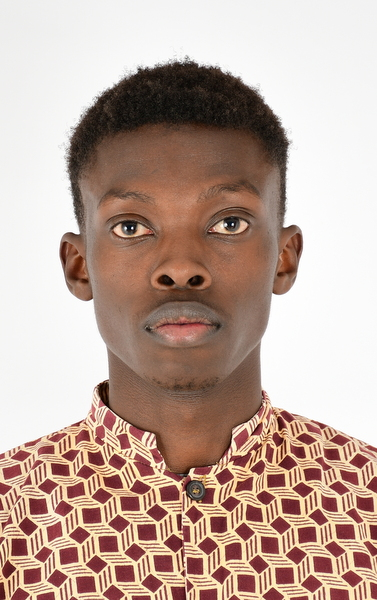
#> input picture photos/me2.JPG, 377 x 600 px, found by its file name
$ python contours.py
#> lines starting #> are read from the running program, lines starting #| are printed output that depends on the picture; after the words box and inside, x2 and y2 are one past the last pixel; in counts of white or black regions, pixels touching at a corner belong together
import cv2 as cv
import numpy as np

img = cv.imread('./photos/me2.jpg')
#> img is the input picture: shape (600, 377, 3); mean B, G, R 156.1, 167.4, 191.2
cv.imshow('me2.jpg', img)

blank = np.zeros(img.shape, dtype='uint8')
cv.imshow('Blank', blank)

gray = cv.cvtColor(img, cv.COLOR_BGR2GRAY)
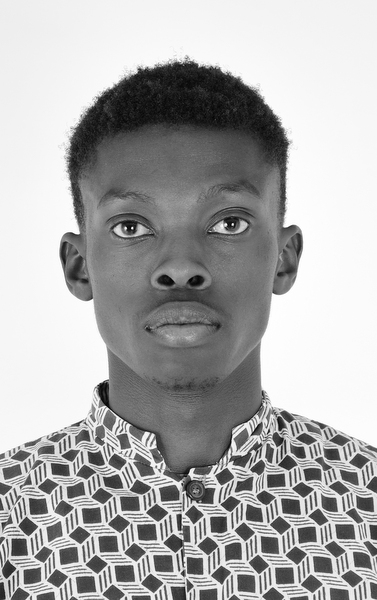
#> gray: shape (600, 377); min 2, max 255, mean 173.2
cv.imshow('gray', gray)

blur = cv.GaussianBlur(gray, (5,5), cv.BORDER_DEFAULT)
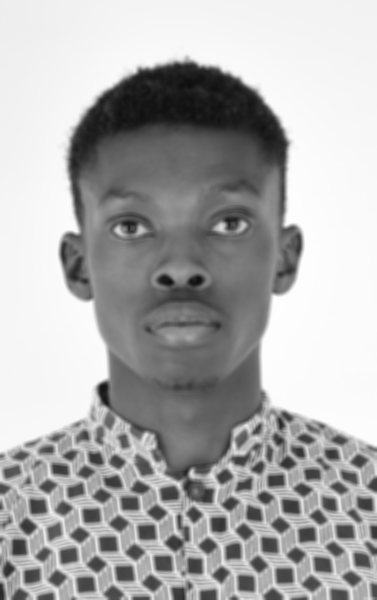
#> blur: shape (600, 377); min 14, max 254, mean 173.2
cv.imshow('Blur', blur)

canny = cv.Canny(blur, 125, 175)
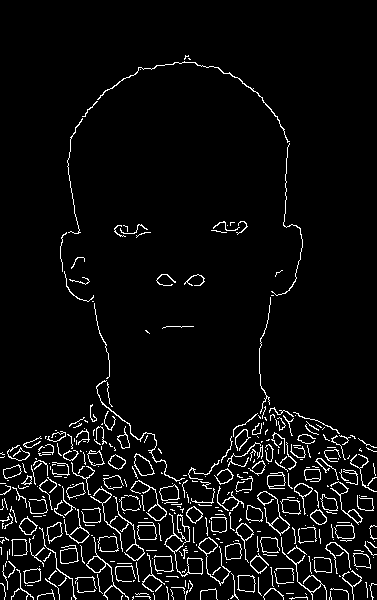
#> canny: shape (600, 377); 4.9% white in thin lines or dots
cv.imshow('Canny Edges', canny)

# ret, thresh = cv.threshhold(gray, 125, 255, cv.THRESH_BINARY)
# cv.imshow('Thresh', thresh)

contours, hierarchies = cv.findContours(canny, cv.RETR_LIST, cv.CHAIN_APPROX_SIMPLE)
#> contours = 426 contours, 345 with area under 20; largest, box (x1, y1, x2, y2) and area: (164, 513, 203, 577) 434, (134, 453, 155, 476) 267, (237, 575, 256, 593) 248, (137, 522, 157, 540) 246, (134, 454, 154, 476) 246
print(f'{len(contours)} contour(s) found!')
#| 426 contour(s) found!

cv.drawContours(blank, contours, -1, (0,0,255), 1)
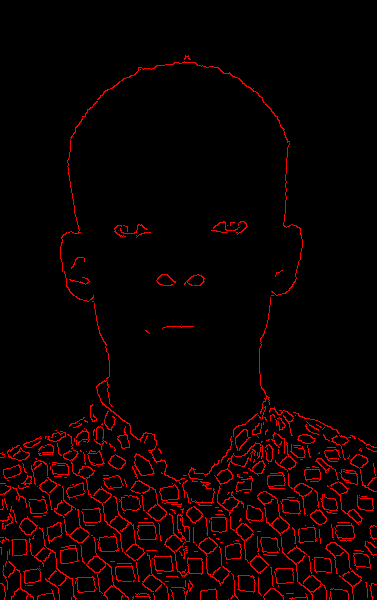
#> blank: shape (600, 377, 3); mean of channels 0, 1, 2 0, 0, 12.6; drawn as B, G, R
cv.imshow('Contours Drawn', blank)

cv.waitKey(0)

$ run again, with photos/me3.jpg copied over photos/me2.JPG
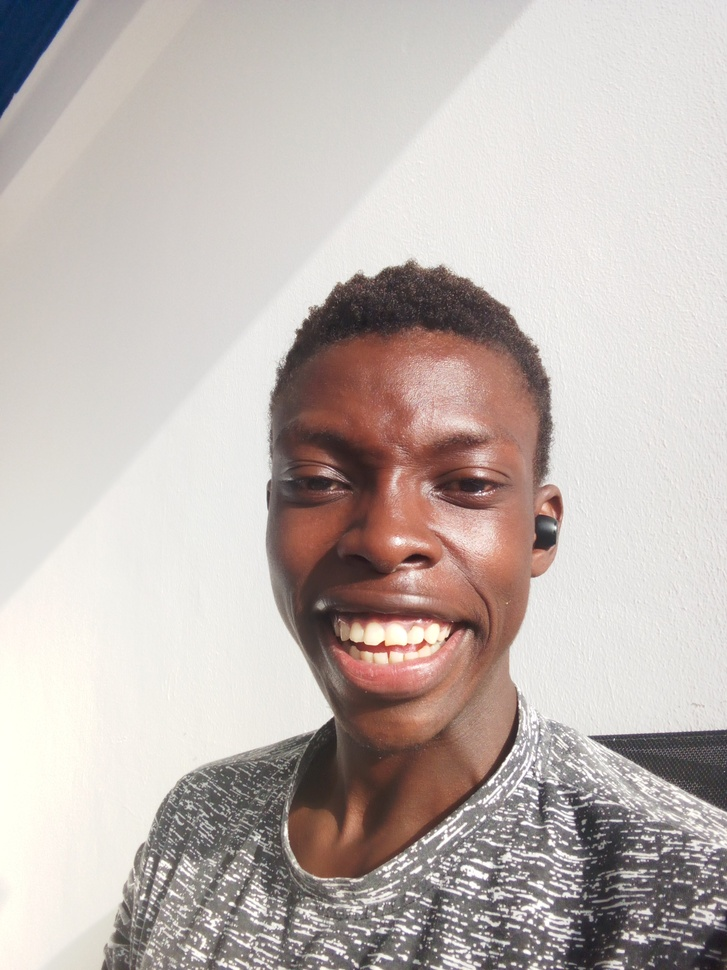
#> input picture photos/me3.jpg, 727 x 970 px, shrunk from 1944 x 2592 before the run, found by its file name
#> img is the input picture: shape (970, 727, 3); mean B, G, R 178.4, 182.7, 192.9
#> `canny = cv.Canny(blur, 125, 175)`:
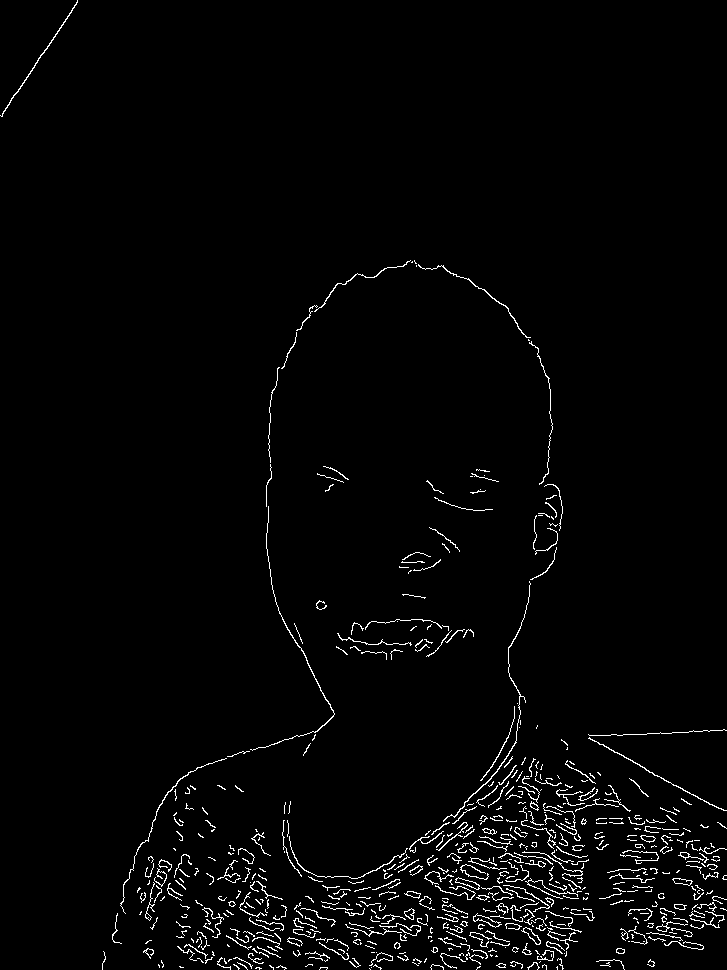
#> canny: shape (970, 727); 2.2% white in thin lines or dots
#> contours = 626 contours, 573 with area under 20; largest, box (x1, y1, x2, y2) and area: (473, 913, 502, 928) 130, (455, 877, 480, 890) 116, (473, 914, 500, 928) 115, (521, 927, 541, 945) 112, (455, 877, 480, 890) 105
#| 626 contour(s) found!
#> `cv.drawContours(blank, contours, -1, (0,0,255), 1)`:
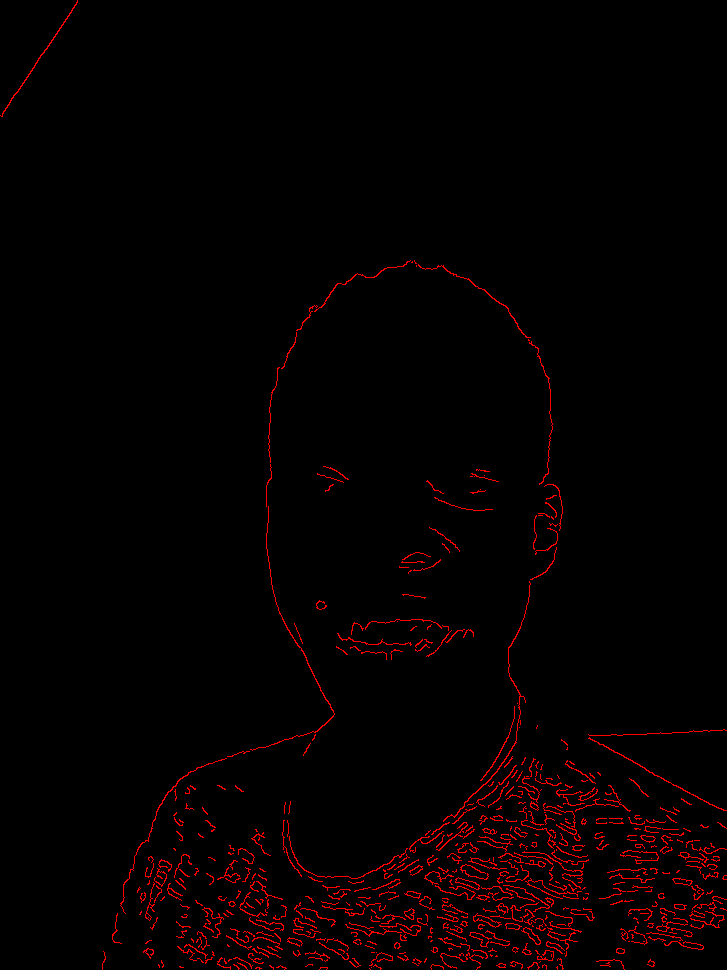
#> blank: shape (970, 727, 3); mean of channels 0, 1, 2 0, 0, 5.5; drawn as B, G, R

$ run again, with photos/brian.jpg copied over photos/me2.JPG
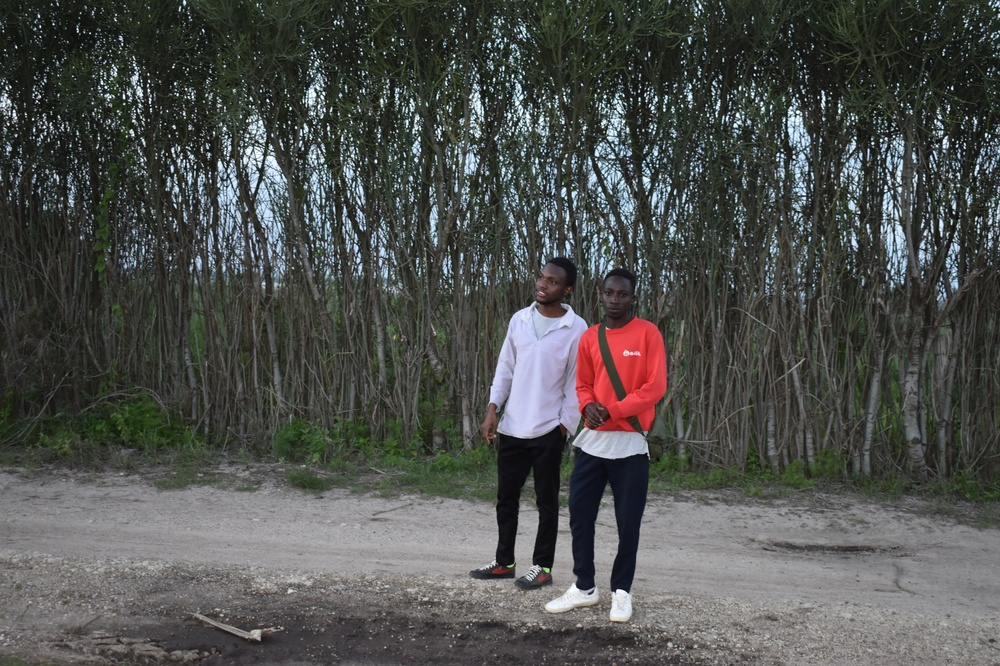
#> input picture photos/brian.jpg, 1000 x 666 px, shrunk from 2560 x 1706 before the run, found by its file name
#> img is the input picture: shape (666, 1000, 3); mean B, G, R 77.4, 80.4, 78.6
#> `canny = cv.Canny(blur, 125, 175)`:
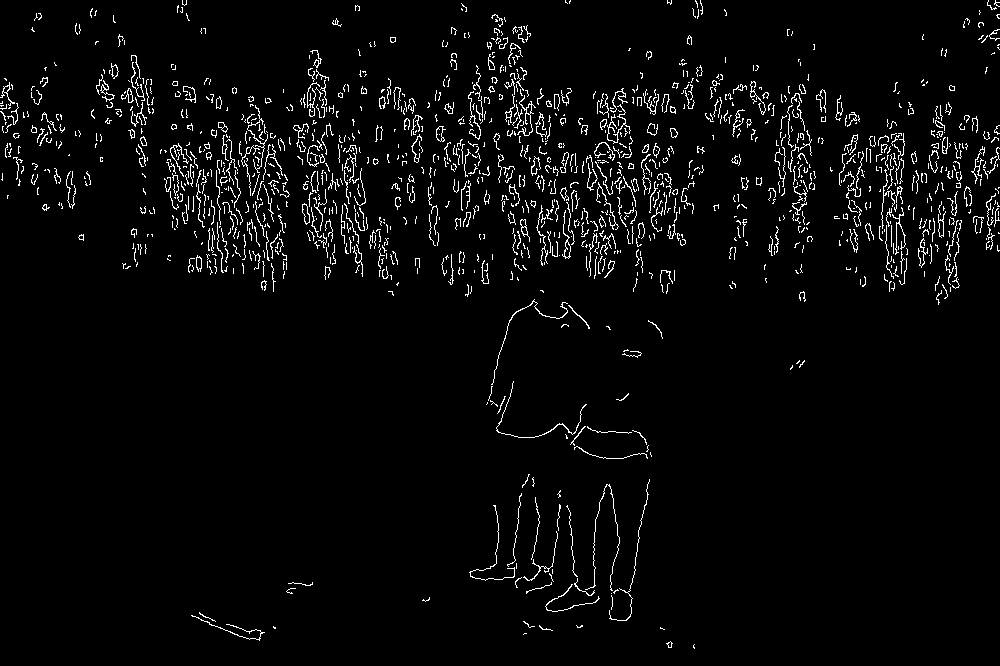
#> canny: shape (666, 1000); 3.5% white in thin lines or dots
#> contours = 1380 contours, 1300 with area under 20; largest, box (x1, y1, x2, y2) and area: (302, 203, 310, 225) 92, (302, 204, 310, 224) 84, (562, 210, 571, 259) 83, (436, 126, 446, 142) 82, (520, 219, 530, 242) 73
#| 1380 contour(s) found!
#> `cv.drawContours(blank, contours, -1, (0,0,255), 1)`:
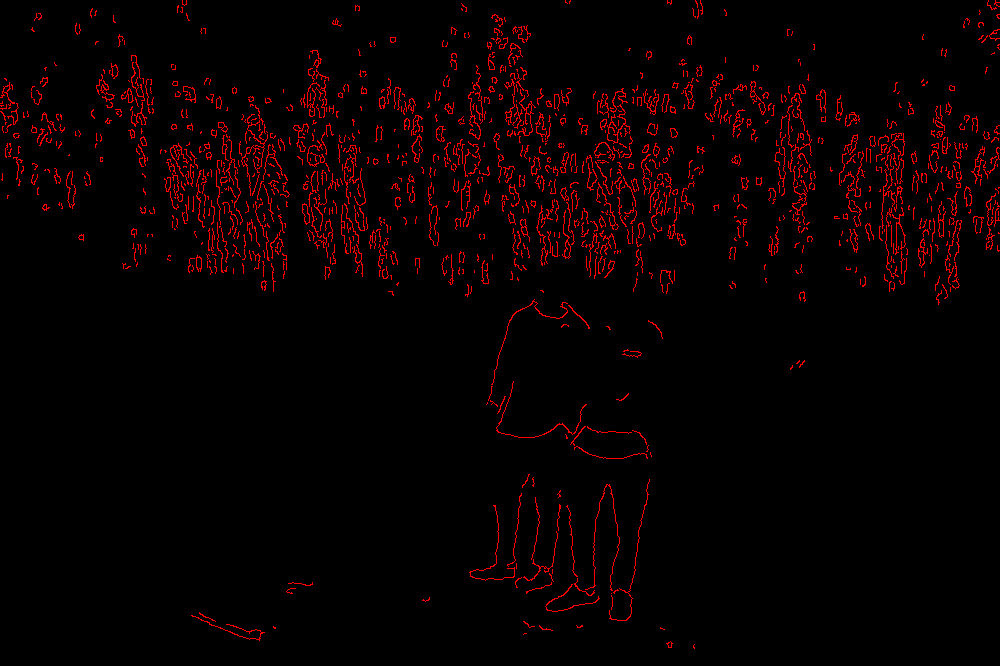
#> blank: shape (666, 1000, 3); mean of channels 0, 1, 2 0, 0, 9; drawn as B, G, R
